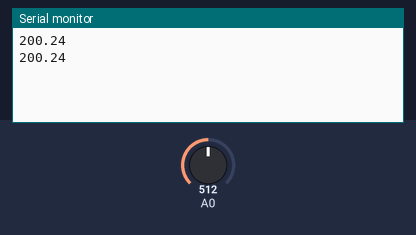
Bench run of a sketch on a simulated Arduino Uno, built with avr-gcc and run on an emulated ATmega328P. Parts: the last lines printed to the serial monitor. The inputs (shaded band) are chosen by the test bench; at power-on: A0 = 512.

Above: at 1.6 s.
1.7 s: A0 set to 716
At 1.7 s:
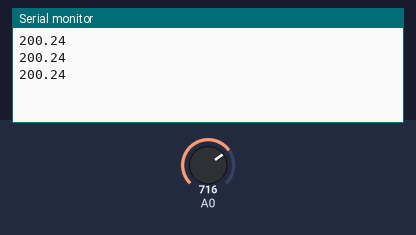
3.2 s: A0 set to 900
At 3.9 s:
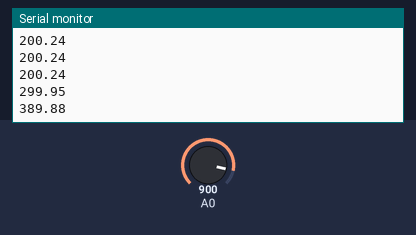
Timing chart, 0 to 6.2 s (numbered marks = the images above; inputs shaded):
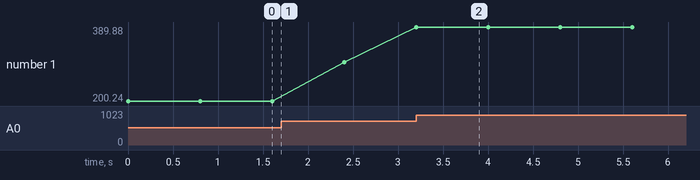

Measured:
- after the input at 3.2 s, the serial monitor: prints a new line at once (image 2)
- plotted number 1: 200.24 → 299.95 after the input at 1.7 s, 299.95 → 389.88 after the input at 3.2 s

The sketch:

serialTermo.ino
```cpp
int LM35=A0;
void setup(){
  Serial.begin(9600);
}
void loop(){
  float temperatura=readToC(LM35);
  Serial.println(temperatura);
  delay(800);
}
float readToC(int pin){
  float reading=analogRead(pin);
  float celsius=(reading/1023*5.0-.5)*100;
  return celsius;
}
```
